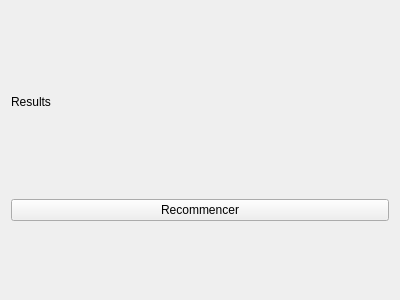
<?xml version="1.0" encoding="UTF-8"?>
<ui version="4.0">
 <class>Results</class>
 <widget class="QWidget" name="Results">
  <property name="geometry">
   <rect>
    <x>0</x>
    <y>0</y>
    <width>400</width>
    <height>300</height>
   </rect>
  </property>
  <property name="windowTitle">
   <string>Form</string>
  </property>
  <layout class="QVBoxLayout" name="verticalLayout">
   <item>
    <widget class="QLabel" name="label">
     <property name="minimumSize">
      <size>
       <width>0</width>
       <height>50</height>
      </size>
     </property>
     <property name="maximumSize">
      <size>
       <width>100</width>
       <height>50</height>
      </size>
     </property>
     <property name="text">
      <string>Results</string>
     </property>
    </widget>
   </item>
   <item>
    <layout class="QHBoxLayout" name="container"/>
   </item>
   <item>
    <widget class="QPushButton" name="restart">
     <property name="styleSheet">
      <string notr="true"/>
     </property>
     <property name="text">
      <string>Recommencer</string>
     </property>
    </widget>
   </item>
  </layout>
 </widget>
 <tabstops>
  <tabstop>restart</tabstop>
 </tabstops>
 <resources/>
 <connections/>
</ui>
